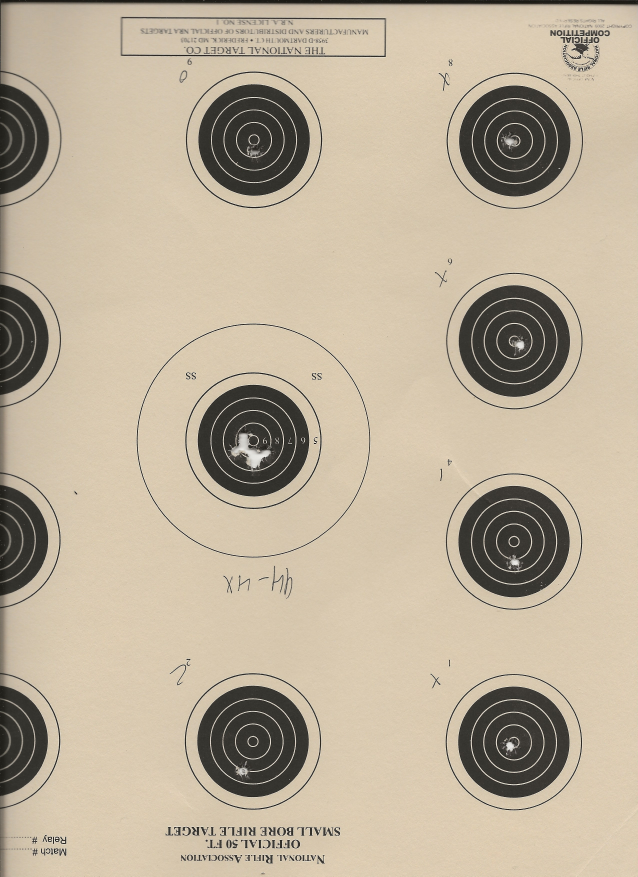
#> input picture images/03jan2021left1.jpeg, 2550 x 3507 px (shown at 1/4 size)
$ python separate.py
#> lines starting #> are read from the running program, lines starting #| are printed output that depends on the picture
import cv2
import tkinter as tk
from tkinter import filedialog
import os

root = tk.Tk()
root.withdraw()

image = cv2.imread(filedialog.askopenfilename())
#> the answer given: ../images/03jan2021left1.jpeg
#> image is the input picture: shape (3507, 2550, 3); mean B, G, R 154.6, 175.8, 188.9

y=275
x=720
h=580
w=580
crop1 = image[y:y+h, x:x+w]
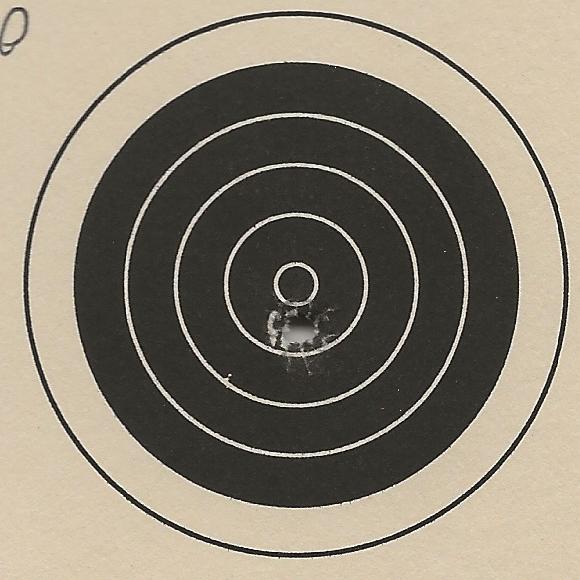
#> crop1: shape (580, 580, 3); mean B, G, R 116.2, 131.2, 139.4

y=275
x=1760
h=580
w=580
crop2 = image[y:y+h, x:x+w]
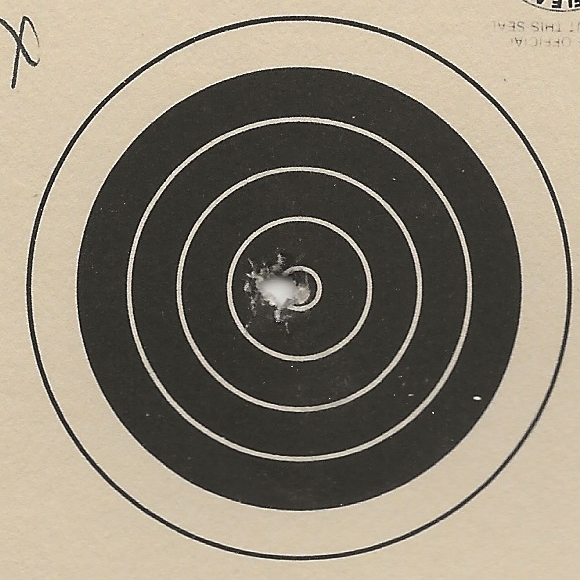
#> crop2: shape (580, 580, 3); mean B, G, R 118.1, 133.2, 141.8

y=1070
x=1760
h=580
w=580
crop3 = image[y:y+h, x:x+w]
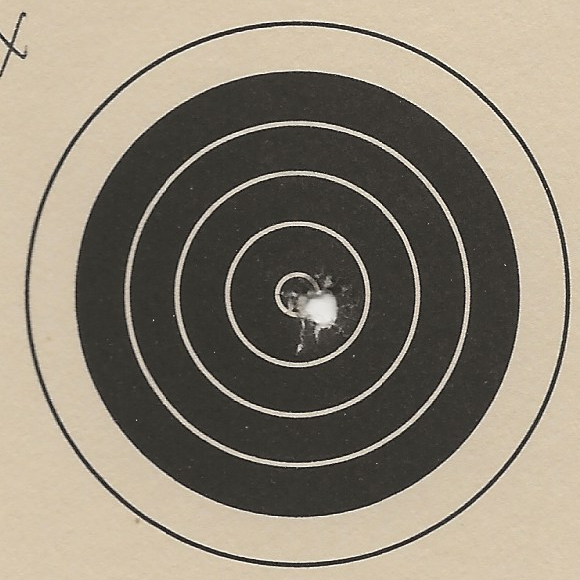
#> crop3: shape (580, 580, 3); mean B, G, R 119, 134, 142.7

y=1880
x=1760
h=580
w=580
crop4 = image[y:y+h, x:x+w]
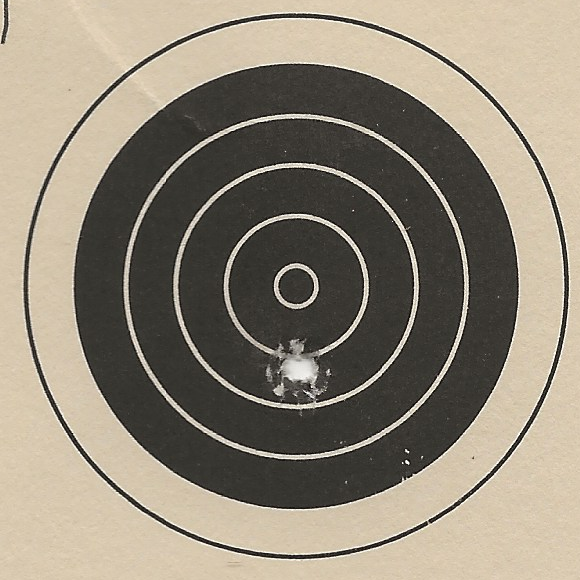
#> crop4: shape (580, 580, 3); mean B, G, R 120.1, 135.4, 144.3

y=2680
x=1760
h=580
w=580
crop5 = image[y:y+h, x:x+w]
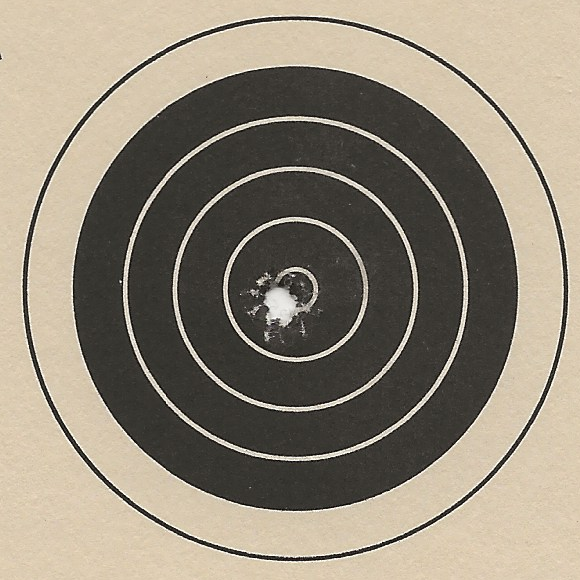
#> crop5: shape (580, 580, 3); mean B, G, R 121.2, 136.6, 145.7

y=2680
x=720
h=580
w=580
crop6 = image[y:y+h, x:x+w]
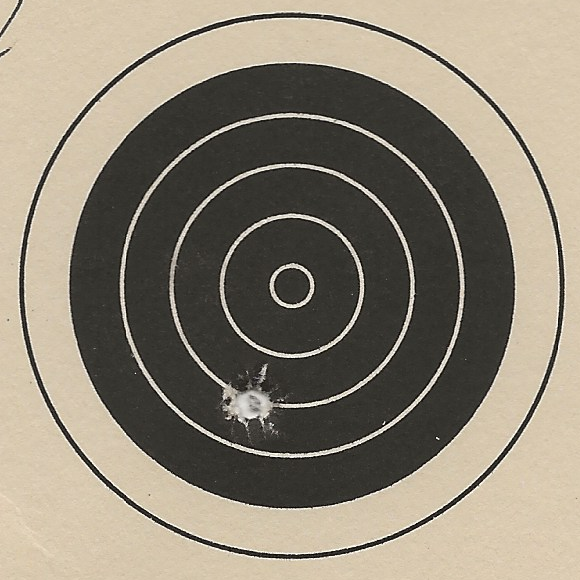
#> crop6: shape (580, 580, 3); mean B, G, R 118, 133.1, 141.5

cv2.imwrite("images/top-mid.jpg", crop1)
cv2.imwrite("images/top-right.jpg", crop2)
cv2.imwrite("images/upper-right.jpg", crop3)
cv2.imwrite("images/lower-right.jpg", crop4)
cv2.imwrite("images/bottom-right.jpg", crop5)
cv2.imwrite("images/bottom-mid.jpg", crop6)

# Open Explorer to the location of the images
#os.system("explorer " + '"' + os.getcwd() + "\images" + '"')

# Run the analysis program on all of the images
os.system("python " + '"' + os.getcwd() + "\improved.py" + '"' + " --image " + '"' + os.getcwd() + "\images\\top-mid.jpg" + '"')
os.system("python " + '"' + os.getcwd() + "\improved.py" + '"' + " --image " + '"' + os.getcwd() + "\images\\top-right.jpg" + '"')
os.system("python " + '"' + os.getcwd() + "\improved.py" + '"' + " --image " + '"' + os.getcwd() + "\images\\upper-right.jpg" + '"')
os.system("python " + '"' + os.getcwd() + "\improved.py" + '"' + " --image " + '"' + os.getcwd() + "\images\\lower-right.jpg" + '"')
os.system("python " + '"' + os.getcwd() + "\improved.py" + '"' + " --image " + '"' + os.getcwd() + "\images\\bottom-right.jpg" + '"')
os.system("python " + '"' + os.getcwd() + "\improved.py" + '"' + " --image " + '"' + os.getcwd() + "\images\\bottom-mid.jpg" + '"')
